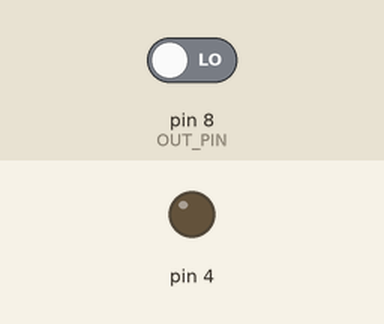
This sketch was run on a simulated Arduino Uno, built with avr-gcc and run on an emulated ATmega328P. Parts: output pins drawn as LEDs (lit = HIGH). The test bench sets the inputs (shaded band); at power-on: pin 8 (OUT_PIN) LOW. What the sketch prints to the serial monitor is not drawn.

Above: at 1.2 s.
1.3 s: pin 8 (OUT_PIN) driven HIGH
At 2.4 s:
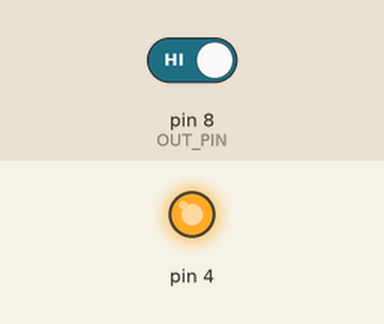
2.8 s: pin 8 (OUT_PIN) driven LOW
At 3.9 s:
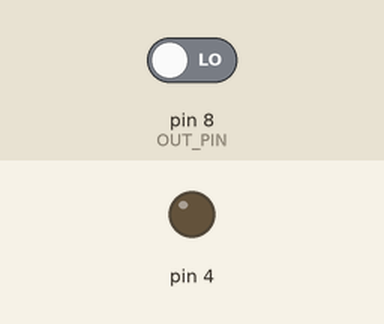
Timing chart, 0 to 5.8 s (numbered marks = the images above; inputs shaded):
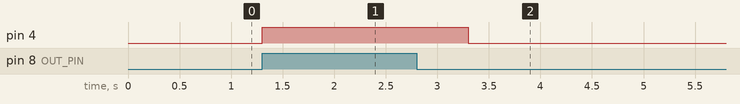

The sketch:

palma.ino
```cpp
#include "SoftwareSerial.h"
#include "DFRobotDFPlayerMini.h"

SoftwareSerial mySoftwareSerial(10, 11);  // RX, TX
DFRobotDFPlayerMini myDFPlayer;
String line;
char command;
int pause = 0;
int repeat = 0;

const int OUT_PIN = 8;
long int del;
int palma;
void setup() {
  del = millis();
  Serial.begin(9600);
  pinMode(4, OUTPUT);
}
void loop() {

  //Serial.println(digitalRead(OUT_PIN));
  Serial.println(palma);
  if (digitalRead(OUT_PIN) == 1){
    digitalWrite(4, HIGH);
    if (millis() - del > 200){
      palma += 1;
    }
    if ((millis() - del > 200)){
      if ((millis() - del < 1500) && millis() - del < 5000) {
        palma = 0;
      }
    }

    del = millis();
  }
  else{
    if ((millis() - del) > 500){
      digitalWrite(4, LOW);
    }
  }
  if (millis() - del > 5000){
    palma = 0;
    del = millis();
  }
  //if (palma == 10){
    //myDFPlayer.play(1);
  //}
}
```

Measured:
- after the input at 1.3 s, pin 4: LOW → HIGH at once
- after the input at 2.8 s, pin 4: HIGH → LOW after 0.50 s
